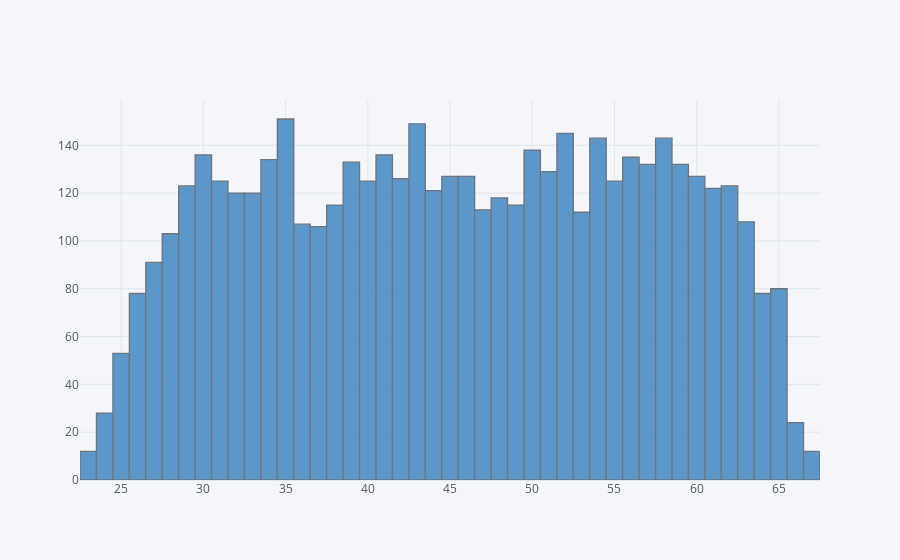

The code cell stored with this chart in its notebook:
### Code cell
bank_data['Age'].iplot(kind='hist', color='Blue', bins=50)

### Figure 1 — Plotly figure (JSON) as saved in the notebook; plotly's stock layout.template omitted (floating-point values rounded to 4 significant figures; data arrays with more than 128 entries replaced by an {"elided": "..."} marker saying what was removed)
{"data": [{"histfunc": "count", "histnorm": "", "marker": {"color": "rgba(55, 128, 191, 1.0)", "line": {"color": "#4D5663", "width": 1.3}}, "name": "Age", "nbinsx": 50, "opacity": 0.8, "orientation": "v", "type": "histogram", "x": {"elided": "5000 int values"}}], "layout": {"autosize": true, "barmode": "overlay", "legend": {"bgcolor": "#F5F6F9", "font": {"color": "#4D5663"}}, "paper_bgcolor": "#F5F6F9", "plot_bgcolor": "#F5F6F9", "title": {"font": {"color": "#4D5663"}}, "xaxis": {"autorange": true, "gridcolor": "#E1E5ED", "range": [22.5, 67.5], "showgrid": true, "tickfont": {"color": "#4D5663"}, "title": {"font": {"color": "#4D5663"}, "text": ""}, "type": "linear", "zerolinecolor": "#E1E5ED"}, "yaxis": {"autorange": true, "gridcolor": "#E1E5ED", "range": [0, 158.9], "showgrid": true, "tickfont": {"color": "#4D5663"}, "title": {"font": {"color": "#4D5663"}, "text": ""}, "zerolinecolor": "#E1E5ED"}}}
